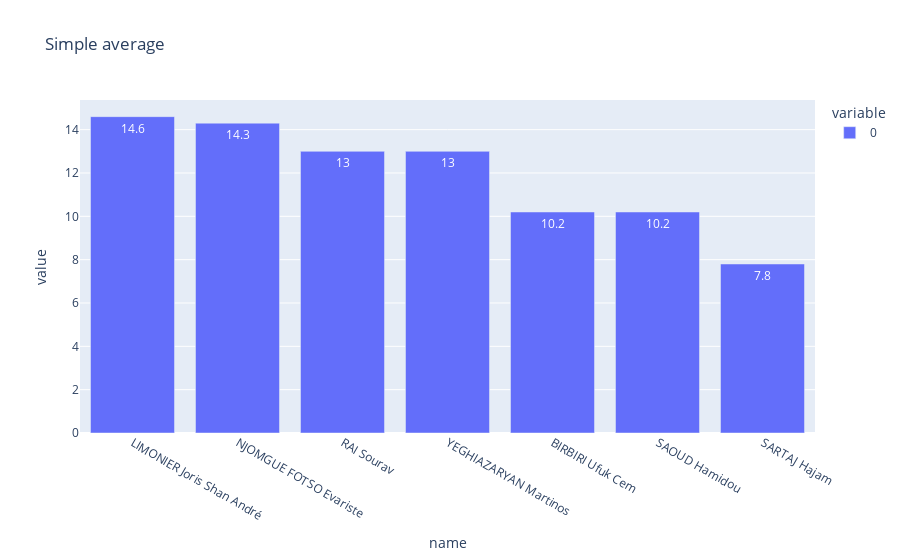

Notebook source saved alongside this figure:
### Code cell
px.bar(
    data_frame=opt.data.mean().sort_values(ascending=False),
    title="Simple average",
    text_auto=True,
)

### Figure 1 — Plotly figure (JSON) as saved in the notebook; plotly's stock layout.template omitted (floating-point values rounded to 4 significant figures)
{"data": [{"alignmentgroup": "True", "hovertemplate": "variable=0<br>name=%{x}<br>value=%{y}<extra></extra>", "legendgroup": "0", "marker": {"color": "#636efa", "pattern": {"shape": ""}}, "name": "0", "offsetgroup": "0", "orientation": "v", "showlegend": true, "textposition": "auto", "texttemplate": "%{y}", "type": "bar", "x": ["LIMONIER Joris Shan André", "NJOMGUE FOTSO Evariste", "RAI Sourav", "YEGHIAZARYAN Martinos", "BIRBIRI Ufuk Cem", "SAOUD Hamidou", "SARTAJ Hajam"], "xaxis": "x", "y": [14.6, 14.3, 13, 13, 10.2, 10.2, 7.8], "yaxis": "y"}], "layout": {"barmode": "relative", "legend": {"title": {"text": "variable"}, "tracegroupgap": 0}, "title": {"text": "Simple average"}, "xaxis": {"anchor": "y", "domain": [0, 1], "title": {"text": "name"}}, "yaxis": {"anchor": "x", "domain": [0, 1], "title": {"text": "value"}}}}
